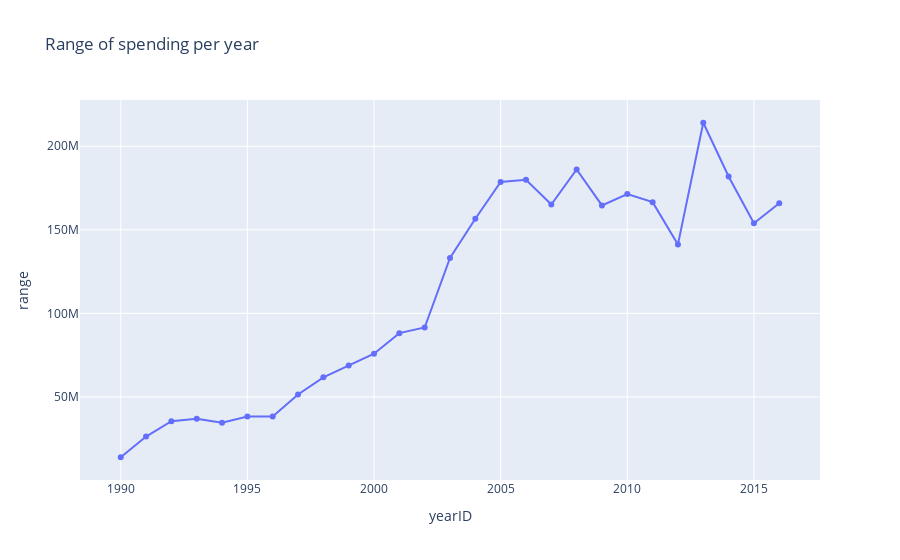

The cell this chart's notebook holds for it:
### Code cell
#Computing ranges. For that one needs to find minimum and maximum
range_salaries = salaries.groupby(by='yearID', as_index=False)['total_payroll'].agg({'min', 'max'})
range_salaries['range'] = range_salaries['max'] - range_salaries['min']

#Because of agg(), yearID becomes index. Need to resolve
range_salaries = range_salaries.reset_index()

px.line(data_frame=range_salaries, x='yearID', y='range', markers=True, title='Range of spending per year')

### Figure 1 — Plotly figure (JSON) as saved in the notebook; plotly's stock layout.template omitted (floating-point values rounded to 4 significant figures)
{"data": [{"hovertemplate": "yearID=%{x}<br>range=%{y}<extra></extra>", "legendgroup": "", "line": {"color": "#636efa", "dash": "solid"}, "marker": {"symbol": "circle"}, "mode": "lines+markers", "name": "", "orientation": "v", "showlegend": false, "type": "scatter", "x": [1990, 1991, 1992, 1993, 1994, 1995, 1996, 1997, 1998, 1999, 2000, 2001, 2002, 2003, 2004, 2005, 2006, 2007, 2008, 2009, 2010, 2011, 2012, 2013, 2014, 2015, 2016], "xaxis": "x", "y": [13869584, 26266834, 35415622, 36925666, 34467180, 38226000, 38225815, 51469878, 61714134, 68831359, 75818760, 88157143, 91548583, 133119814, 156665450, 178627750, 179991579, 165135545, 186085289, 164615189, 171390389, 166563028, 141277589, 214088186, 181898300, 153958000, 165900482], "yaxis": "y"}], "layout": {"legend": {"tracegroupgap": 0}, "title": {"text": "Range of spending per year"}, "xaxis": {"anchor": "y", "domain": [0, 1], "title": {"text": "yearID"}}, "yaxis": {"anchor": "x", "domain": [0, 1], "title": {"text": "range"}}}}
